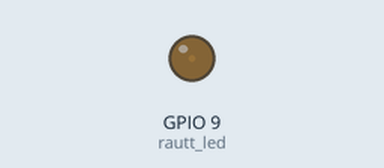
The program below on a simulated ESP32 board running MicroPython. Shown: output pins drawn as LEDs (lit = HIGH).

Above: at 0.05 s.
At 1.25 s:
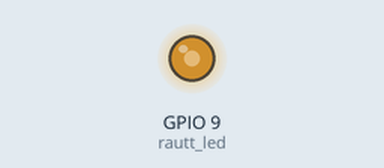
At 1.85 s:
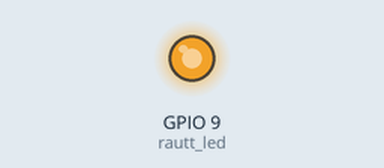
At 3.7 s:
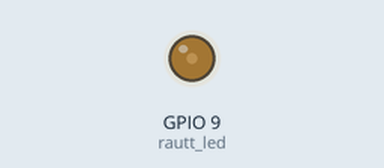
Timing chart, 0 to 5.4 s (numbered marks = the images above):
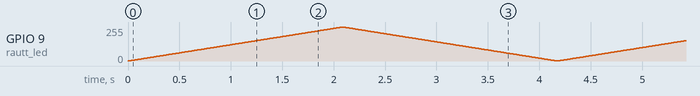

The program:

V_3_2.py
```python
# Sækja auka forritasöfn. Þurfum Pin, PWM og sleep_ms
from machine import Pin, PWM, ADC
from time import sleep_ms
# Skilgreina pinnann sem rauða peran er tengd við sem PWM
rautt_led = PWM(Pin(9), freq=10000)
# þurfum breytu sem heldur utan um birtumagnið á hverjum tíma og getur hækkað og lækkað
birtumagn = 0
# Breyta sem veit hvort ljósmagnið á að aukast eða minnka
birtir = True

while True:
    # skrifa birtumagnið á rauða LED
    rautt_led.duty(birtumagn)
    # ef ljósmagnið á að aukast
    if birtir:
        # hækka þá birtumagns breytuna um 1
        birtumagn += 1
    # annars
    else:
        # lækka birtumagns breytuna um 1
        birtumagn -= 1
    # ef birtumagn er 0 eða birtumagn er 1024
    if birtumagn == 0 or birtumagn == 1023:
        # snúa birtir breytunni við ef hún er True á hún að verða False og svo öfugt
        if birtir:
            birtir = not birtir
        else:
            birtir = True
    # bíða (sleep_ms) í örfáar (minna en 5) millisekúndur
    sleep_ms(2)


# ----- Hérna er önnur útgáfa af þessu sama sem ég uppfærði ---- #
# ----- Finnst þessi einfaldari ---- #
while True:
    rautt_led.duty(birtumagn)
    if birtir:
        if birtumagn < 1023:
            birtumagn += 1
        else:
            birtir = False
    else:
        if birtumagn > 0:
            birtumagn -= 1
        else:
            birtir = True
    sleep_ms(2)
```
